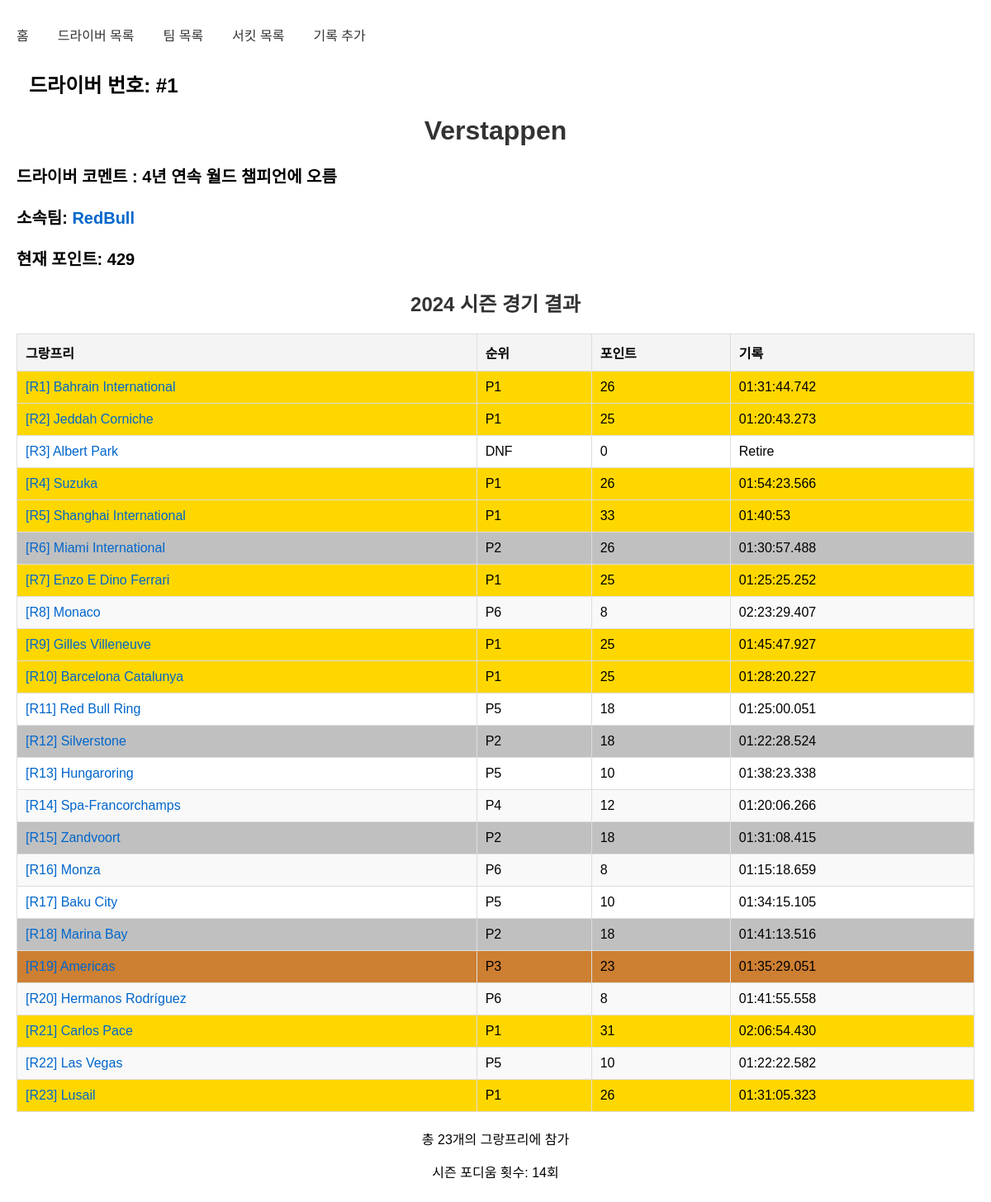
The page /driver/1 on the database as committed earlier.
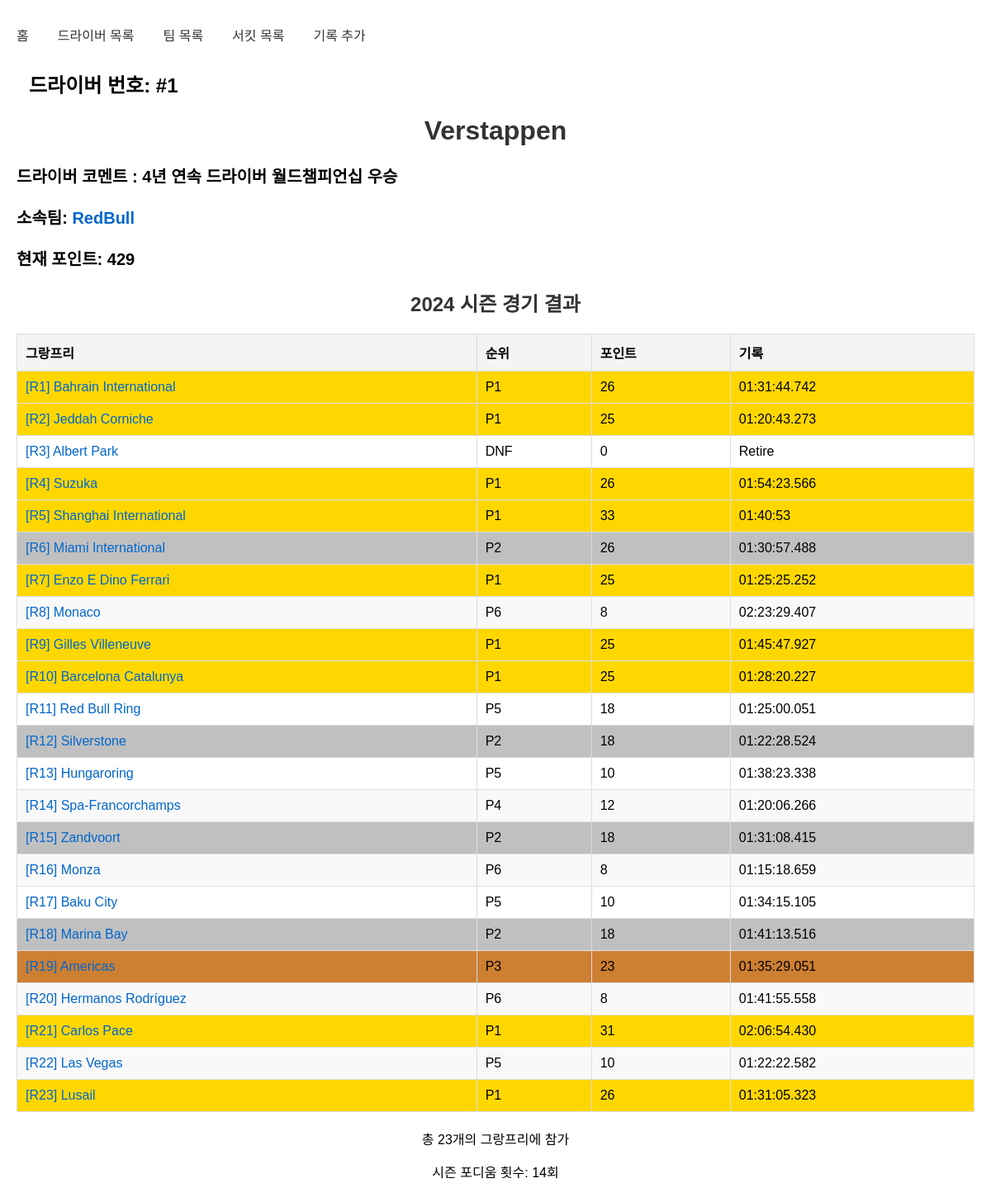
The same page on the database as committed later.
### tables this page shows
CREATE TABLE Driver (
    DriverNo INTEGER PRIMARY KEY,
    DriverName TEXT,
    DriverPts INTEGER,
    DriverComment TEXT,
    TeamID TEXT,
    FOREIGN KEY (TeamID) REFERENCES Team (TeamName)
);

### app.py (the view)
@app.route('/driver/<int:driver_no>')
def driver_details(driver_no):
    conn = get_db_connection()
    driver = conn.execute('SELECT * FROM Driver WHERE DriverNo = ?', (driver_no,)).fetchone()
    results = conn.execute('''
        SELECT r.*, c.CircuitName
        FROM Results r, Circuit c
        WHERE r.CircuitID = c.CircuitID
            AND r.DriverNo = ?
        ORDER BY c.Date;
    ''', (driver_no,)).fetchall()
    conn.close()
    return render_template('driver_details.html', driver=driver, results=results)

### app.py (called while the page is built)
def get_db_connection():
    conn = sqlite3.connect('F1_2024.db')
    conn.row_factory = sqlite3.Row
    return conn

### templates/driver_details.html (shortened to what this page needs)
<!DOCTYPE html>
<html lang="ko">
<head>
    <link rel="stylesheet" href="{{ url_for('static', filename='style.css') }}">
</head>
<body>
    <div class="nav">
        <div class="nav-links">
            <a href="/">홈</a>
            <a href="/drivers">드라이버 목록</a>
            <a href="/teams">팀 목록</a>
            <a href="/circuits">서킷 목록</a>
            <a href="/result_add">기록 추가</a>
        </div>
    </div>
    <div class="driver-header">
        <span class="driver-number2">드라이버 번호: #{{ driver.DriverNo }}</span>
        <div class="driver-info">
            <h1>{{ driver.DriverName }}</h1>
            <p class="driver-team">드라이버 코멘트 : {{ driver.DriverComment if driver.DriverComment else ""}}</p>
            <p class="driver-team">소속팀: <a href="{{ url_for('team_details', team_name=driver.TeamID) }}">{{ driver.TeamID }}</a></p>
            <p class="driver-points">현재 포인트: {{ driver.DriverPts }}</p>
        </div>
    </div>
    <h2>2024 시즌 경기 결과</h2>
    <table>
        <thead>
            <tr>
                <th>그랑프리</th>
                <th>순위</th>
                <th>포인트</th>
                <th>기록</th>
            </tr>
        </thead>
        <tbody>
            {% for result in results %}
            <tr class="podium-{{ result.Position if result.Position <= 3 else '' }}">
                <td><a href="{{ url_for('show_results', circuit_id=result.CircuitID) }}">[R{{result.CircuitID}}] {{ result.CircuitName}}</a></td>
                <td> {{ 'DSQ' if result.position == 40 else 'DNF' if result.position == 30 else 'P' + result.position|string }} </td>
                <td>{{ result.Pts }}</td>
                <td>{{ 'Retire' if result.Time == 'DNF' else 'Non-Start' if result.Time == 'DNS' else 'Exclusion' if result.Time == 'DSQ' else result.Time[:12] }}</td>
            </tr>
            {% endfor %}
        </tbody>
    </table>
    <div style="margin-top: 20px; text-align: center;">
        <p>총 {{ results|length }}개의 그랑프리에 참가</p>
        {% set podiums = results|selectattr('Position', '<=', 3)|list %}
        {% if podiums %}
        <p>시즌 포디움 횟수: {{ podiums|length }}회</p>
        {% endif %}
    </div>
</body>
</html>

Rows that differ between the two databases and show on the page:
changed Driver "Verstappen": DriverComment "4년 연속 월드 챔피언에 오름" → "4년 연속 드라이버 월드챔피언십 우승"
